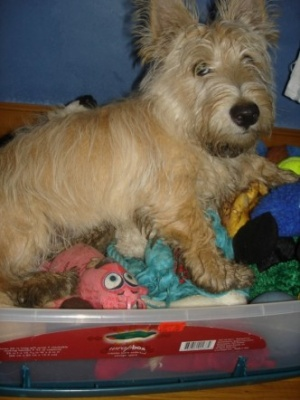
#> input picture data/images/scottish_terrier_106.jpg, 300 x 400 px, found by its file name; its folder holds only this picture in this run
$ python 02_run_experiments.py
#> lines starting #> are read from the running program, lines starting #| are printed output that depends on the picture; after the words box and inside, x2 and y2 are one past the last pixel; in counts of white or black regions, pixels touching at a corner belong together
### src/old/config.py
"""Central paths and experiment settings for the Segmentation workshop."""
from pathlib import Path

# ---------------------------------------------------------------- paths
ROOT = Path(__file__).resolve().parent.parent
DATA = ROOT / "data"
IMG_DIR = DATA / "images"          # ภาพต้นฉบับที่คัดมาแล้ว (RGB)
GT_DIR = DATA / "gt"               # ground truth binary mask (0 / 255)
VALID_DIR = DATA / "valid"         # pixel ที่นำมาคิดคะแนน (ตัดขอบ boundary ทิ้ง)
META_CSV = DATA / "metadata.csv"

RESULTS = ROOT / "results"
FIG_DIR = RESULTS / "figures"
TAB_DIR = RESULTS / "tables"
PRED_DIR = RESULTS / "predictions"  # score map + binary mask ของแต่ละวิธี

RAW = Path(
    r"C:\Users\Pakorn\AppData\Local\Temp\claude"
    r"\C--Learn-Uni-Y3-Term1-Image-processing-Segmentation"
    r"\06c51913-119a-4a2e-9152-78ee587a3612\scratchpad\raw"
)
RAW_IMAGES_TGZ = RAW / "images.tar.gz"
TRIMAP_DIR = RAW / "annotations" / "trimaps"
LIST_TXT = RAW / "annotations" / "list.txt"

# ---------------------------------------------------------------- dataset
PER_BREED = 2        # 37 breeds x 2 = 74 ภาพ (โจทย์กำหนดอย่างน้อย 50)
MAX_SIDE = 400       # ย่อภาพให้ด้านยาวสุด = 400 px เพื่อความเร็ว
SEED = 2026

# Oxford-IIIT Pet trimap encoding
TRIMAP_FG = 1        # ตัวสัตว์      -> Positive class
TRIMAP_BG = 2        # พื้นหลัง      -> Negative class
TRIMAP_BOUNDARY = 3  # เส้นขอบกำกวม -> ไม่นำมาคิด (don't care)

# ---------------------------------------------------------------- method
BORDER_FRAC = 0.08   # สัดส่วนความกว้างขอบภาพที่ถือว่าเป็น "พื้นหลังแน่ ๆ"
GMM_K = 4            # จำนวน component ของ background GMM
CENTER_SIGMA = 0.40  # sigma ของ center prior (หน่วย = สัดส่วนของขนาดภาพ)

# ---------------------------------------------------------------- morphology
# ค่าเหล่านี้เลือกจากชุด TUNE (37 ภาพ) ด้วย 03_morphology_study.py
# และยืนยันแล้วว่าช่วยจริงบนชุด TEST (37 ภาพ) ที่ไม่เคยใช้เลือกค่า
SE_SHAPE = "ellipse"
SE_SIZE = 21
MORPH_OPEN = False        # Opening ทำให้แย่ลงในโจทย์นี้ (ลบขา/หาง/หูที่บางออก)
MORPH_CLOSE = True        # Closing ช่วยมากที่สุด (เชื่อมตัวสัตว์ที่ขาดเป็นชิ้น)
MORPH_FILL = True         # Region filling อุดรูภายในตัวสัตว์
MORPH_LARGEST_CC = False  # เก็บเฉพาะก้อนใหญ่สุด -> เสียส่วนที่ขาดจากกัน

for _d in (IMG_DIR, GT_DIR, VALID_DIR, FIG_DIR, TAB_DIR, PRED_DIR):
    _d.mkdir(parents=True, exist_ok=True)

### src/old/methods.py
"""
Workshop ข้อ 3 + ข้อ 4 : Algorithm แยกวัตถุ (Positive) ออกจากพื้นหลัง (Negative)

แนวคิด : ทุกวิธีคืนค่าเป็น "score map" ค่า 0-1 ต่อ pixel (ยิ่งสูง = ยิ่งน่าจะเป็นวัตถุ)
         การมี score map ต่อเนื่องทำให้เขียน ROC curve ได้ (โจทย์ข้อ 5)
         ส่วน binary mask ได้จากการ threshold score map ด้วย Otsu

M1 Baseline    : ระยะห่างของความสว่าง (grayscale) จากค่าเฉลี่ยขอบภาพ
M2 Color-GMM   : ระยะห่างเชิงสีใน CIE-Lab จากโมเดลพื้นหลัง (GMM ที่ fit จากขอบภาพ)
M3 + center    : M2 คูณด้วย center prior (วัตถุมักอยู่กลางภาพ)
M4 = M3 + Morphology post-processing  <-- โจทย์ข้อ 4
"""
import cv2
import numpy as np
from scipy import ndimage as ndi
from sklearn.mixture import GaussianMixture

import config as C

SE_SHAPES = {
    "rect": cv2.MORPH_RECT,
    "ellipse": cv2.MORPH_ELLIPSE,
    "cross": cv2.MORPH_CROSS,
}


# --------------------------------------------------------------- utilities
def normalize(x, lo=1.0, hi=99.0):
    """ยืด score ให้อยู่ช่วง 0-1 โดยตัด outlier ด้วย percentile"""
    a, b = np.percentile(x, [lo, hi])
    if b - a < 1e-9:
        return np.zeros_like(x, dtype=np.float32)
    return np.clip((x - a) / (b - a), 0, 1).astype(np.float32)


def border_mask(shape, frac=C.BORDER_FRAC):
    """mask กรอบรอบนอกของภาพ = ตัวอย่างพื้นหลังที่เชื่อถือได้"""
    h, w = shape[:2]
    bh, bw = max(1, int(h * frac)), max(1, int(w * frac))
    m = np.zeros((h, w), bool)
    m[:bh, :] = m[-bh:, :] = m[:, :bw] = m[:, -bw:] = True
    return m


def center_prior(shape, sigma=C.CENTER_SIGMA):
    """ค่าถ่วงน้ำหนักรูประฆังคว่ำ สูงสุดที่กลางภาพ"""
    h, w = shape[:2]
    yy = (np.arange(h) - (h - 1) / 2) / (sigma * h)
    xx = (np.arange(w) - (w - 1) / 2) / (sigma * w)
    return np.exp(-0.5 * (yy[:, None] ** 2 + xx[None, :] ** 2)).astype(np.float32)


def structuring_element(shape=C.SE_SHAPE, size=C.SE_SIZE):
    """Structuring Element ตามนิยามใน Lecture 10"""
    return cv2.getStructuringElement(SE_SHAPES[shape], (size, size))


# --------------------------------------------------------------- score maps
def score_m1_gray(img_bgr):
    """M1 : |I - mean(I ที่ขอบภาพ)| บน grayscale ที่ผ่าน median filter"""
    gray = cv2.cvtColor(img_bgr, cv2.COLOR_BGR2GRAY)
    gray = cv2.medianBlur(gray, 5).astype(np.float32)
    mu = gray[border_mask(gray.shape)].mean()
    return normalize(np.abs(gray - mu))


def _bg_gmm_nll(img_bgr):
    """-log likelihood ของแต่ละ pixel ภายใต้ GMM ของสีพื้นหลัง (CIE-Lab)"""
    smooth = cv2.bilateralFilter(img_bgr, 9, 60, 15)
    lab = cv2.cvtColor(smooth, cv2.COLOR_BGR2LAB).astype(np.float32)
    flat = lab.reshape(-1, 3)

    bg = lab[border_mask(lab.shape)].reshape(-1, 3)
    if len(bg) > 6000:                       # สุ่มลดจำนวนเพื่อความเร็ว
        idx = np.random.default_rng(C.SEED).choice(len(bg), 6000, replace=False)
        bg = bg[idx]

    gmm = GaussianMixture(C.GMM_K, covariance_type="full", random_state=C.SEED,
                          reg_covar=1e-3).fit(bg)
    return (-gmm.score_samples(flat)).reshape(lab.shape[:2])


def score_m2_color(img_bgr):
    """M2 : ความ 'ไม่เหมือนพื้นหลัง' เชิงสี"""
    return normalize(_bg_gmm_nll(img_bgr))


def score_m3_color_center(img_bgr):
    """M3 : M2 x center prior  <-- วิธีหลักที่เสนอ"""
    return normalize(score_m2_color(img_bgr) * center_prior(img_bgr.shape))


# --------------------------------------------------------------- threshold
def otsu(score01):
    """Otsu threshold บน score map -> คืนค่า (mask bool, threshold ในหน่วย 0-1)"""
    u8 = np.round(score01 * 255).astype(np.uint8)
    t, _ = cv2.threshold(u8, 0, 255, cv2.THRESH_BINARY + cv2.THRESH_OTSU)
    return score01 > (t / 255.0), t / 255.0


# --------------------------------------------------------------- morphology
def postprocess(mask, se_shape=C.SE_SHAPE, se_size=C.SE_SIZE,
                do_open=C.MORPH_OPEN, do_close=C.MORPH_CLOSE,
                fill=C.MORPH_FILL, largest_cc=C.MORPH_LARGEST_CC):
    """
    โจทย์ข้อ 4 : ปรับปรุงผล segmentation ด้วย Morphology
      Opening  = Erosion -> Dilation : ลบจุดรบกวนเล็ก ๆ ในพื้นหลัง / ตัดติ่งบาง ๆ
      Closing  = Dilation -> Erosion : เชื่อมรอยขาด / อุดรูเล็ก ๆ ในตัววัตถุ
      Fill holes                     : อุดรูที่ปิดล้อมสนิท (region filling)
      Largest CC                     : เก็บเฉพาะ connected component ที่ใหญ่ที่สุด
    """
    m = mask.astype(np.uint8)
    if se_size >= 3 and (do_open or do_close):
        se = structuring_element(se_shape, se_size)
        if do_open:
            m = cv2.morphologyEx(m, cv2.MORPH_OPEN, se)
        if do_close:
            m = cv2.morphologyEx(m, cv2.MORPH_CLOSE, se)
    m = m.astype(bool)
    if fill:
        m = ndi.binary_fill_holes(m)
    if largest_cc and m.any():
        n, lab = cv2.connectedComponents(m.astype(np.uint8), connectivity=8)
        if n > 2:
            sizes = np.bincount(lab.ravel())
            sizes[0] = 0
            m = lab == sizes.argmax()
    return m


# --------------------------------------------------------------- pipelines
METHODS = {
    "M1_gray_otsu":   dict(score=score_m1_gray,          morph=False,
                           label="M1: Grayscale + Otsu (baseline)"),
    "M2_colorGMM":    dict(score=score_m2_color,         morph=False,
                           label="M2: Background color GMM + Otsu"),
    "M3_color_center": dict(score=score_m3_color_center, morph=False,
                            label="M3: M2 x center prior + Otsu"),
    "M4_M3_morph":    dict(score=score_m3_color_center,  morph=True,
                           label="M4: M3 + Morphology (open/close/fill/CC)"),
}


def run_method(img_bgr, key):
    """คืน (score map, binary mask, threshold ที่ใช้)"""
    cfg = METHODS[key]
    score = cfg["score"](img_bgr)
    mask, thr = otsu(score)
    if cfg["morph"]:
        mask = postprocess(mask)
    return score, mask, thr

### src/old/02_run_experiments.py
"""
Workshop ข้อ 3 + 4 : รัน algorithm ทุกวิธีกับทุกภาพ แล้วเก็บผลไว้ประเมิน

ผลลัพธ์ที่บันทึก
  results/predictions/<method>/<name>_score.png : score map 0-255 (ใช้ทำ ROC)
  results/predictions/<method>/<name>_mask.png  : binary mask หลัง Otsu (+morphology)
  results/tables/per_image_metrics.csv          : metric รายภาพ
"""
import csv
import time

import cv2
import numpy as np

import config as C
import methods as M


def confusion(pred, gt, valid):
    """นับ TP/FP/TN/FN เฉพาะ pixel ที่ valid (ไม่ใช่เส้นขอบกำกวม)"""
    p, g = pred[valid], gt[valid]
    tp = int(np.count_nonzero(p & g))
    fp = int(np.count_nonzero(p & ~g))
    fn = int(np.count_nonzero(~p & g))
    tn = int(np.count_nonzero(~p & ~g))
    return tp, fp, fn, tn


def metrics(tp, fp, fn, tn):
    e = 1e-12
    prec = tp / (tp + fp + e)
    rec = tp / (tp + fn + e)
    return dict(
        TP=tp, FP=fp, FN=fn, TN=tn,
        accuracy=(tp + tn) / (tp + fp + fn + tn + e),
        precision=prec,
        recall=rec,                       # = TPR = Hit rate
        specificity=tn / (tn + fp + e),   # = TNR
        fpr=fp / (fp + tn + e),           # = Fall-out / False alarm
        fnr=fn / (fn + tp + e),           # = Miss rate
        f1=2 * prec * rec / (prec + rec + e),
        iou=tp / (tp + fp + fn + e),
    )


def main():
    names = [p.stem for p in sorted(C.IMG_DIR.glob("*.jpg"))]
    rows = []
    for key in M.METHODS:
        (C.PRED_DIR / key).mkdir(parents=True, exist_ok=True)
        t0 = time.time()
        for name in names:
            img = cv2.imread(str(C.IMG_DIR / f"{name}.jpg"))
            gt = cv2.imread(str(C.GT_DIR / f"{name}.png"), 0) > 127
            valid = cv2.imread(str(C.VALID_DIR / f"{name}.png"), 0) > 127

            score, mask, thr = M.run_method(img, key)
            cv2.imwrite(str(C.PRED_DIR / key / f"{name}_score.png"),
                        np.round(score * 255).astype(np.uint8))
            cv2.imwrite(str(C.PRED_DIR / key / f"{name}_mask.png"),
                        mask.astype(np.uint8) * 255)

            r = metrics(*confusion(mask, gt, valid))
            r.update(method=key, name=name, threshold=round(thr, 4))
            rows.append(r)
        n = len(names)
        agg = np.mean([r["iou"] for r in rows[-n:]])
        print(f"{key:18s} {time.time()-t0:6.1f}s  mIoU={agg:.3f}")

    cols = ["method", "name", "threshold", "TP", "FP", "FN", "TN",
            "accuracy", "precision", "recall", "specificity",
            "fpr", "fnr", "f1", "iou"]
    out = C.TAB_DIR / "per_image_metrics.csv"
    with open(out, "w", newline="", encoding="utf-8") as f:
        wr = csv.DictWriter(f, fieldnames=cols)
        wr.writeheader()
        for r in rows:
            wr.writerow({c: (round(r[c], 6) if isinstance(r[c], float) else r[c])
                         for c in cols})
    print("->", out)


if __name__ == "__main__":
    main()
#> in main, img is the input picture: shape (400, 300, 3); mean B, G, R 76.7, 89.6, 103.3
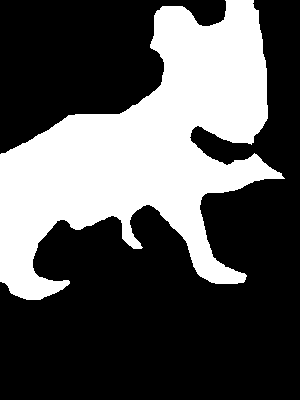
#> input picture data/truth/scottish_terrier_106.png, 300 x 400 px, found by its file name
#> in main, `gt = cv2.imread(str(C.GT_DIR / f"{name}.png"), 0) > 127`: gt: shape (400, 300) bool; 33.5% white; 1 white region, box (x1, y1, x2, y2) and area: (0, 0, 285, 300) 40255
#> in score_m1_gray, `gray = cv2.cvtColor(img_bgr, cv2.COLOR_BGR2GRAY)`:
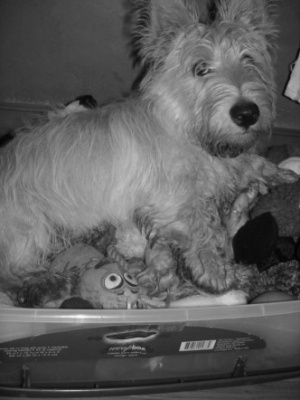
#> gray: shape (400, 300); min 0, max 251, mean 92.2
#> in score_m1_gray, `mu = gray[border_mask(gray.shape)].mean()`: mu = 68.38
#> in normalize, `a, b = np.percentile(x, [lo, hi])`: a = 0.616; b = 105.6
#> in normalize, `a, b = np.percentile(x, [lo, hi])`:
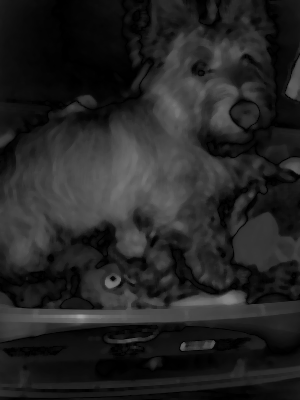
#> x: shape (400, 300) float32; min 0.384, max 162.6, mean 36.5
#> in normalize, `return np.clip((x - a) / (b - a), 0, 1).astype(np.float32)`:
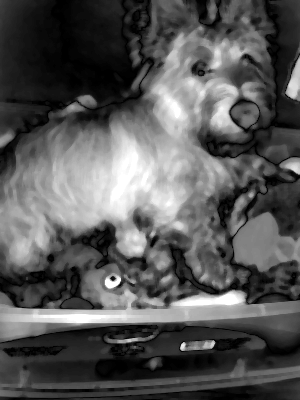
#> returned value: shape (400, 300) float32; min 0, max 1, mean 0.341
#> in otsu, `t, _ = cv2.threshold(u8, 0, 255, cv2.THRESH_BINARY + cv2.THRESH_OTSU)`: t = 104
#> in run_method, `mask, thr = otsu(score)`:
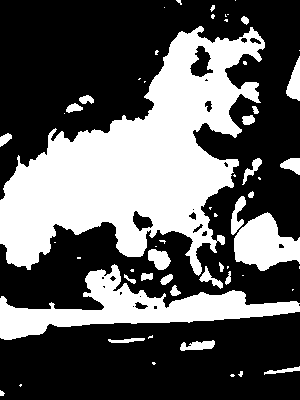
#> mask: shape (400, 300) bool; 36.2% white; 58 white regions (31 under 20 px), largest, box (x1, y1, x2, y2) and area: (0, 26, 265, 276) 30159, (0, 264, 300, 340) 7684, (234, 212, 300, 271) 2444
#> in run_method, `mask, thr = otsu(score)`: thr = 0.408
#> in confusion, `tp = int(np.count_nonzero(p & g))`: tp = 28210
#> in confusion, `fp = int(np.count_nonzero(p & ~g))`: fp = 0
#> in confusion, `fn = int(np.count_nonzero(~p & g))`: fn = 12045
#> in confusion, `tn = int(np.count_nonzero(~p & ~g))`: tn = 0
#> in metrics, `e = 1e-12`: e = 1e-12
#> in metrics, `prec = tp / (tp + fp + e)`: prec = 1
#> in metrics, `rec = tp / (tp + fn + e)`: rec = 0.701
#> in main, `r = metrics(*confusion(mask, gt, valid))`: r = 12 items
#> in main, `agg = np.mean([r["iou"] for r in rows[-n:]])`: agg = 0.701
#> in main, `cols = ["method", "name", "threshold", "TP", "FP", "FN", "TN", "accura..`: cols = ['method', 'name', 'threshold', 'TP', 'FP', 'FN', 'TN', 'accuracy', 'precision', 'recall', 'specificity', 'fpr', 'fnr', 'f1', 'iou']
